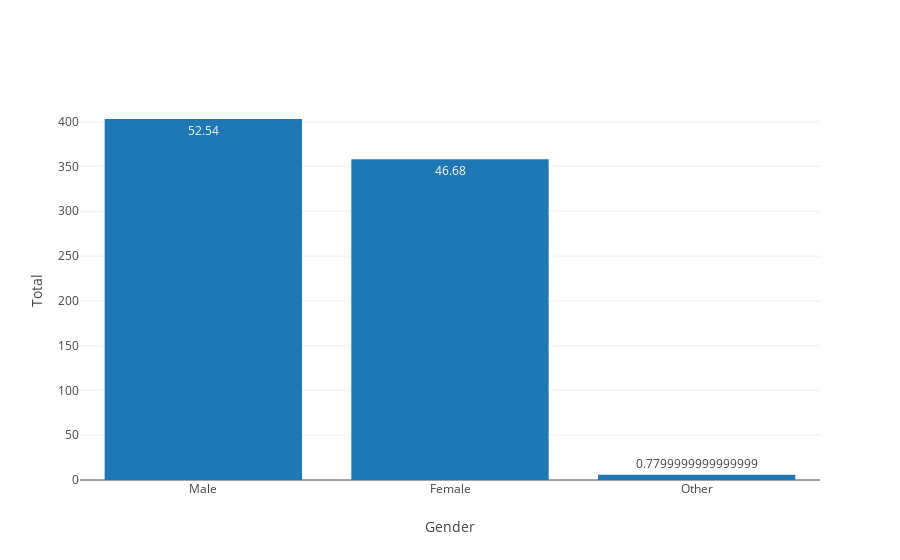

This figure's notebook cell:
### Markdown cell above
## Analyzing the balance between genders

Possible responses: 
  * 0 = Male
  * 1 = Female
  * 2 = Other

### Code cell
names_gender = ['Male','Female','Other']
values_gender = [0,1,2]

data_complete_en['Gender'].replace(values_gender, names_gender,inplace=True)

print('Describing the variable Gender')
display(data_complete_en['Gender'].describe())
print('Count of each value in Gender expresed as gender / amount')
display(data_complete_en['Gender'].value_counts().sort_index())
print('Percentage of each value in Gender expresed as gender / percentage')
display(data_complete_en['Gender'].value_counts(normalize=True).sort_index().round(4) * 100)

labels_gender = ['Male', 'Female', 'Other']
tickvals_gender = ['0', '1', '2']

data1 = [go.Bar(x=data_complete_en['Gender'].unique(),
               y=data_complete_en['Gender'].value_counts().sort_index(),
                text = (data_complete_en['Gender'].value_counts(normalize=True).sort_index().round(4) * 100),
               name='Gender')]
layout1 = go.Layout(
    xaxis=go.layout.XAxis(
        ticktext=labels_gender,
        tickvals=tickvals_gender,
        title='Gender'
    ),
    yaxis=go.layout.YAxis(
        title="Total"),
    bargap=0.2,
)
fig1 = go.Figure(data=data1, layout=layout1)
iplot(fig1)
plt.show()

### Figure 1 — Plotly figure (JSON) as saved in the notebook; plotly's stock layout.template omitted (floating-point values rounded to 4 significant figures)
{"data": [{"name": "Gender", "text": [52.54, 46.68, 0.78], "type": "bar", "uid": "8b61e354-edd5-4656-85eb-ee0fc5434ab1", "x": ["Male", "Female", "Other"], "y": [403, 358, 6]}], "layout": {"bargap": 0.2, "xaxis": {"ticktext": ["Male", "Female", "Other"], "tickvals": ["0", "1", "2"], "title": {"text": "Gender"}}, "yaxis": {"title": {"text": "Total"}}}}
